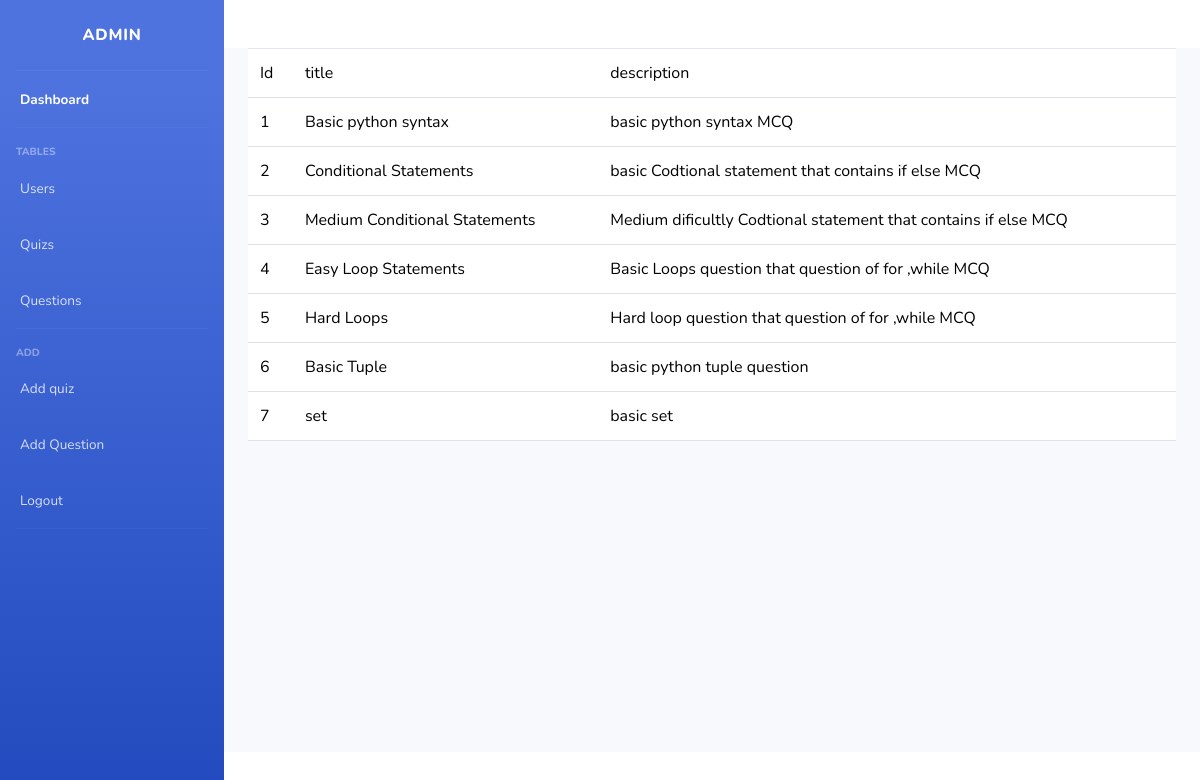
/admin/quiz (signed in), run on the app's committed database.
### website/models.py (models this page shows)
class Quiz(db.Model):
    quiz_id = db.Column(db.Integer, primary_key=True)
    title = db.Column(db.String(155))
    description = db.Column(db.String(500))
    questions = db.relationship('Question', backref='quiz', lazy=True)

### website/admin.py (the view)
@admin.route('/quiz')
@login_required
def quiz_table():
    if current_user.role !='admin':
        return redirect(url_for('views.home'))
    quizzes=getQuiz()
    return render_template('admin/quiz-table.html',quizzes=quizzes)

### website/__init__.py (called while the page is built)
def create_app():
    app = Flask(__name__)
    app.config['SECRET_KEY'] = 'KBMKENNEOLE'
    app.config['SQLALCHEMY_DATABASE_URI'] = 'sqlite:///database.db'
    db.init_app(app)
    from .views import views
    from .auth import auth
    from .admin import admin
    from .models import User, Quiz, Question, Option
    app.register_blueprint(views, url_prefix='/')
    app.register_blueprint(auth, url_prefix='/')
    app.register_blueprint(admin,url_prefix='/admin')
    create_database(app)
    login_manager=LoginManager()
    login_manager.login_view='auth.login'
    login_manager.init_app(app)
    @login_manager.user_loader
    def load_user(id):
        return User.query.get(int(id))
    return app

### website/admin.py (called while the page is built)
def getQuiz():
    quiz=Quiz.query.all()
    return quiz

### website/templates/admin/quiz-table.html
{% extends "admin/base.html" %}
{% block content %}
    <table class="table">
        <tr>
            <td class="text-bold">Id</td>
            <td class="text-bold">title</td>
            <td class="text-bold">description</td>
        </tr>
        {% for quiz in quizzes %}
        <tr>
            <td>{{ quiz.quiz_id }}</td>
            <td>{{ quiz.title }}</td>
            <td>{{ quiz.description }}</td>
        </tr>
        {% endfor %}
    </table>
{% endblock %}

### data on the page
Quiz: quiz_id "1", title "Basic python syntax", description "basic python syntax MCQ"
Quiz: quiz_id "2", title "Conditional Statements", description "basic Codtional statement that contains if else MCQ"
Quiz: quiz_id "3", title "Medium Conditional Statements", description "Medium dificultly Codtional statement that contains if else MCQ"
Quiz: quiz_id "4", title "Easy Loop Statements", description "Basic Loops question that question of for ,while MCQ"
Quiz: quiz_id "5", title "Hard Loops", description "Hard loop question that question of for ,while MCQ"
Quiz: quiz_id "6", title "Basic Tuple", description "basic python tuple question"
Quiz: quiz_id "7", title "set", description "basic set"
